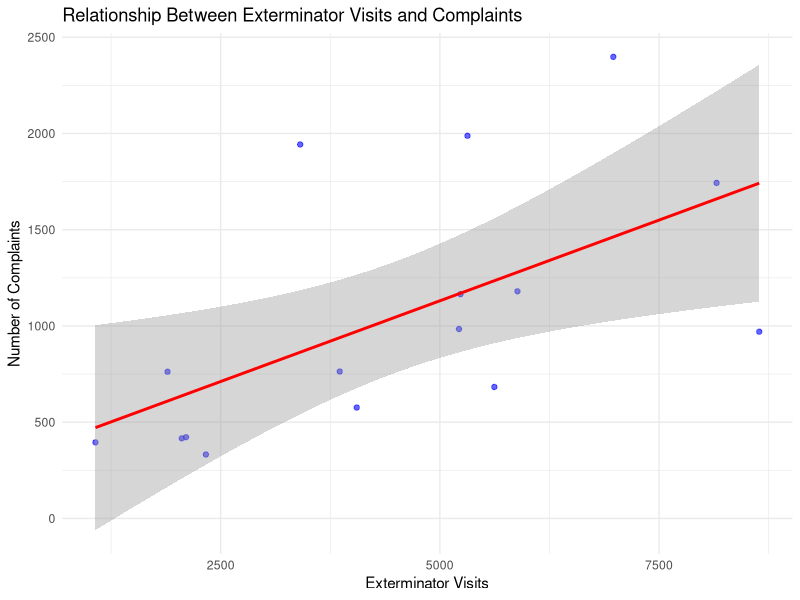
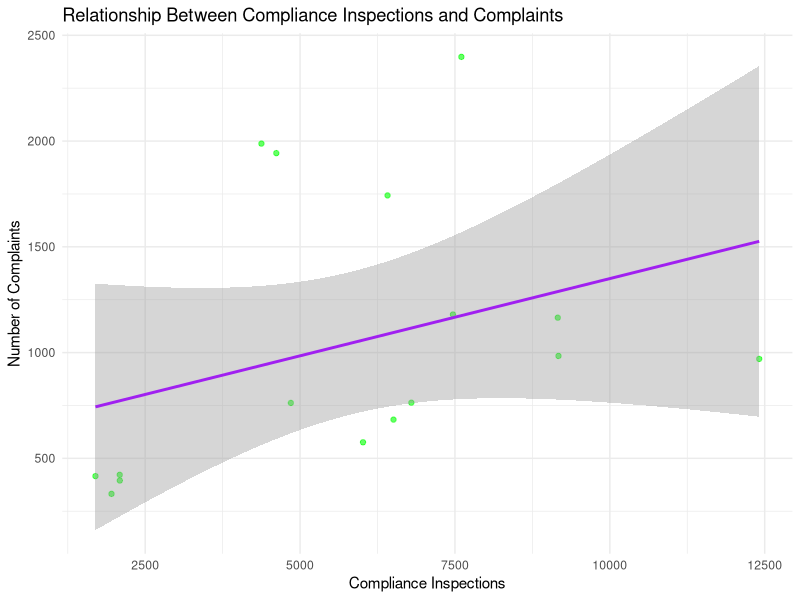

Write R code to recreate these figures, in order.
## ---- chunk 1
library(dplyr)
library(ggplot2)
library(broom)  # For model summary

# Load cleaned datasets
complaints_data <- read.csv("cleaned_311_complaints.csv")
exterminator_data <- read.csv("cleaned_exterminator_visits.csv")
inspections_data <- read.csv("cleaned_compliance_inspections.csv")

# Aggregate complaints data
complaints_data <- complaints_data %>%
  group_by(date, zone_id, region) %>%
  summarise(complaints = sum(count, na.rm = TRUE), .groups = "drop")

# Aggregate exterminator visits data
exterminator_data <- exterminator_data %>%
  group_by(date, zone_id, region) %>%
  summarise(exterminator_visits = sum(count, na.rm = TRUE), .groups = "drop")

# Aggregate compliance inspections data
inspections_data <- inspections_data %>%
  group_by(date, zone_id, region) %>%
  summarise(compliance_inspections = sum(count, na.rm = TRUE), .groups = "drop")

# Merge datasets by date, zone_id, and region
merged_data <- complaints_data %>%
  inner_join(exterminator_data, by = c("date", "zone_id", "region")) %>%
  inner_join(inspections_data, by = c("date", "zone_id", "region"))



## ---- chunk 2
# Check the structure of the merged dataset
summary(merged_data)

## ---- chunk 3
# Run Linear Regression: Complaints ~ Exterminator Visits + Compliance Inspections
regression_model <- lm(complaints ~ exterminator_visits + compliance_inspections, data = merged_data)

# Display Model Summary
model_summary <- summary(regression_model)
print(model_summary)

# Extract Regression Coefficients
coefficients <- broom::tidy(regression_model)
print(coefficients)

# Evaluate Model Fit: Extract R-squared and Adjusted R-squared
r_squared <- model_summary$r.squared
adjusted_r_squared <- model_summary$adj.r.squared

# Print R-squared and Adjusted R-squared
cat("R-squared: ", r_squared, "\n")
cat("Adjusted R-squared: ", adjusted_r_squared, "\n")

## ---- chunk 4
# Visualize Regression Relationships

# Scatter plot with regression line for exterminator visits
ggplot(merged_data, aes(x = exterminator_visits, y = complaints)) +
  geom_point(alpha = 0.6, color = "blue") +
  geom_smooth(method = "lm", color = "red", se = TRUE) +
  labs(
    title = "Relationship Between Exterminator Visits and Complaints",
    x = "Exterminator Visits",
    y = "Number of Complaints"
  ) +
  theme_minimal()

# Scatter plot with regression line for compliance inspections
ggplot(merged_data, aes(x = compliance_inspections, y = complaints)) +
  geom_point(alpha = 0.6, color = "green") +
  geom_smooth(method = "lm", color = "purple", se = TRUE) +
  labs(
    title = "Relationship Between Compliance Inspections and Complaints",
    x = "Compliance Inspections",
    y = "Number of Complaints"
  ) +
  theme_minimal()
## ---- chunk 5
# Fit the regression model
regression_model <- lm(complaints ~ exterminator_visits + compliance_inspections, data = merged_data)

# Display the full model summary
model_summary <- summary(regression_model)

# Extract R-squared and Adjusted R-squared
r_squared <- model_summary$r.squared
adjusted_r_squared <- model_summary$adj.r.squared

# Print the values
cat("R-squared: ", r_squared, "\n")
cat("Adjusted R-squared: ", adjusted_r_squared, "\n")
